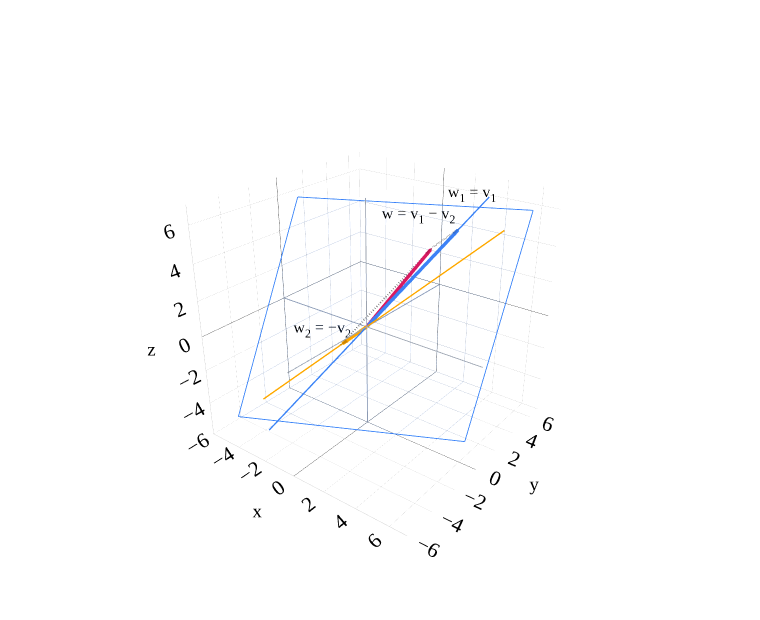

The code cell stored with this chart in its notebook:
### Markdown cell above
The reason that two vectors are enough to describe a plane is that we can take
linear combinations of them to fill out the entire plane.

Let $\ell_1$ be the line through $\vec v_1$, and let $\ell_2$ be the line
through $\vec v_2$.

Consider a vector $\vec w$ in the plane. Complete a parallelogram whose sides
are parallel to $\ell_1$ and $\ell_2$. We can then write

$$
\vec w=\vec w_1+\vec w_2,
$$

where $\vec w_1$ lies on $\ell_1$ and $\vec w_2$ lies on $\ell_2$.

This implies that

$$
\vec w_1=a\vec v_1
$$

for some scalar $a$, and

$$
\vec w_2=b\vec v_2
$$

for some scalar $b$.

Therefore,

$$
\boxed{\vec w=a\vec v_1+b\vec v_2}.
$$

We say that $\vec w$ is a linear combination of $\vec v_1$ and $\vec v_2$.

The following figure gives an exact example. Here

$$
\vec w_1=\vec v_1,
\qquad
\vec w_2=-\vec v_2,
$$

so

$$
\vec w=\vec v_1-\vec v_2
=
\begin{bmatrix}
2\\
3\\
4
\end{bmatrix}.
$$

### Code cell
fig=base3()
plane3(fig,(1,-2,1),opacity=0.15)
v1=np.array([3,4,5]); v2=np.array([1,1,1]); w=v1-v2
line3(fig,-1.1*v1,1.3*v1,BLUE,width=3)
line3(fig,-4*v2,5*v2,ORANGE,width=3)
line3(fig,v1,w,'gray',width=4,dash='dash'); line3(fig,-v2,w,'gray',width=4,dash='dash')
vec3(fig,v1,'w<sub>1</sub> = v<sub>1</sub>',BLUE,offset=(0.4,0.4,0.5))
vec3(fig,-v2,'w<sub>2</sub> = −v<sub>2</sub>',ORANGE,offset=(-0.8,-0.6,-0.5))
vec3(fig,w,'w = v<sub>1</sub> − v<sub>2</sub>',PINK,offset=(-0.5,-0.6,0.5))
fig.show()

### Figure 1 — Plotly figure (JSON) as saved in the notebook; plotly's stock layout.template omitted (floating-point values rounded to 4 significant figures)
{"data": [{"hoverinfo": "skip", "line": {"color": "#9ca3af", "dash": "solid", "width": 2}, "mode": "lines", "showlegend": false, "type": "scatter3d", "x": [-6.0, 7.0], "y": [-0.0, 0.0], "z": [-0.0, 0.0]}, {"hoverinfo": "skip", "line": {"color": "#9ca3af", "dash": "solid", "width": 2}, "mode": "lines", "showlegend": false, "type": "scatter3d", "x": [-0.0, 0.0], "y": [-6.0, 7.0], "z": [-0.0, 0.0]}, {"hoverinfo": "skip", "line": {"color": "#9ca3af", "dash": "solid", "width": 2}, "mode": "lines", "showlegend": false, "type": "scatter3d", "x": [-0.0, 0.0], "y": [-0.0, 0.0], "z": [-6.0, 7.0]}, {"colorscale": [[0, "#3d81f6"], [1, "#3d81f6"]], "hoverinfo": "skip", "opacity": 0.15, "showscale": false, "type": "surface", "x": [[-5.0, 6.0], [-5.0, 6.0]], "y": [[-5.0, 0.5], [0.5, 6.0]], "z": [[-5.0, -5.0], [6.0, 6.0]]}, {"hoverinfo": "skip", "line": {"color": "#3d81f6", "dash": "solid", "width": 2}, "mode": "lines", "showlegend": false, "type": "scatter3d", "x": [-5.0, 6.0], "y": [-5.0, 0.5], "z": [-5.0, -5.0]}, {"hoverinfo": "skip", "line": {"color": "#3d81f6", "dash": "solid", "width": 2}, "mode": "lines", "showlegend": false, "type": "scatter3d", "x": [6.0, 6.0], "y": [0.5, 6.0], "z": [-5.0, 6.0]}, {"hoverinfo": "skip", "line": {"color": "#3d81f6", "dash": "solid", "width": 2}, "mode": "lines", "showlegend": false, "type": "scatter3d", "x": [6.0, -5.0], "y": [6.0, 0.5], "z": [6.0, 6.0]}, {"hoverinfo": "skip", "line": {"color": "#3d81f6", "dash": "solid", "width": 2}, "mode": "lines", "showlegend": false, "type": "scatter3d", "x": [-5.0, -5.0], "y": [0.5, -5.0], "z": [6.0, -5.0]}, {"hoverinfo": "skip", "line": {"color": "#3d81f6", "dash": "solid", "width": 3}, "mode": "lines", "showlegend": false, "type": "scatter3d", "x": [-3.3, 3.9], "y": [-4.4, 5.2], "z": [-5.5, 6.5]}, {"hoverinfo": "skip", "line": {"color": "orange", "dash": "solid", "width": 3}, "mode": "lines", "showlegend": false, "type": "scatter3d", "x": [-4, 5], "y": [-4, 5], "z": [-4, 5]}, {"hoverinfo": "skip", "line": {"color": "gray", "dash": "dash", "width": 4}, "mode": "lines", "showlegend": false, "type": "scatter3d", "x": [3, 2], "y": [4, 3], "z": [5, 4]}, {"hoverinfo": "skip", "line": {"color": "gray", "dash": "dash", "width": 4}, "mode": "lines", "showlegend": false, "type": "scatter3d", "x": [-1, 2], "y": [-1, 3], "z": [-1, 4]}, {"hoverinfo": "skip", "line": {"color": "#3d81f6", "dash": "solid", "width": 7}, "mode": "lines", "showlegend": false, "type": "scatter3d", "x": [0.0, 2.936], "y": [0.0, 3.915], "z": [0.0, 4.894]}, {"anchor": "tip", "colorscale": [[0, "#3d81f6"], [1, "#3d81f6"]], "hoverinfo": "skip", "showscale": false, "sizemode": "absolute", "sizeref": 0.45, "type": "cone", "u": [0.4243], "v": [0.5657], "w": [0.7071], "x": [3.0], "y": [4.0], "z": [5.0]}, {"hoverinfo": "skip", "mode": "text", "text": ["w<sub>1</sub> = v<sub>1</sub>"], "textfont": {"color": "black", "size": 16}, "type": "scatter3d", "x": [3.4], "y": [4.4], "z": [5.5]}, {"hoverinfo": "skip", "line": {"color": "orange", "dash": "solid", "width": 7}, "mode": "lines", "showlegend": false, "type": "scatter3d", "x": [0.0, -0.9134], "y": [0.0, -0.9134], "z": [0.0, -0.9134]}, {"anchor": "tip", "colorscale": [[0, "orange"], [1, "orange"]], "hoverinfo": "skip", "showscale": false, "sizemode": "absolute", "sizeref": 0.45, "type": "cone", "u": [-0.5774], "v": [-0.5774], "w": [-0.5774], "x": [-1.0], "y": [-1.0], "z": [-1.0]}, {"hoverinfo": "skip", "mode": "text", "text": ["w<sub>2</sub> = −v<sub>2</sub>"], "textfont": {"color": "black", "size": 16}, "type": "scatter3d", "x": [-1.8], "y": [-1.6], "z": [-1.5]}, {"hoverinfo": "skip", "line": {"color": "#d81a60", "dash": "solid", "width": 7}, "mode": "lines", "showlegend": false, "type": "scatter3d", "x": [0.0, 1.944], "y": [0.0, 2.916], "z": [0.0, 3.889]}, {"anchor": "tip", "colorscale": [[0, "#d81a60"], [1, "#d81a60"]], "hoverinfo": "skip", "showscale": false, "sizemode": "absolute", "sizeref": 0.45, "type": "cone", "u": [0.3714], "v": [0.5571], "w": [0.7428], "x": [2.0], "y": [3.0], "z": [4.0]}, {"hoverinfo": "skip", "mode": "text", "text": ["w = v<sub>1</sub> − v<sub>2</sub>"], "textfont": {"color": "black", "size": 16}, "type": "scatter3d", "x": [1.5], "y": [2.4], "z": [4.5]}], "layout": {"colorway": ["#3d81f6", "orange", "#d81a60"], "font": {"color": "black", "family": "Palatino", "size": 16}, "height": 620, "margin": {"b": 0, "l": 0, "r": 0, "t": 15}, "paper_bgcolor": "white", "plot_bgcolor": "white", "scene": {"aspectmode": "cube", "camera": {"eye": {"x": 1.6, "y": -2.1, "z": 1.3}}, "xaxis": {"dtick": 2, "range": [-6, 7], "showbackground": true, "showspikes": false, "title": {"text": "x"}}, "yaxis": {"dtick": 2, "range": [-6, 7], "showbackground": true, "showspikes": false, "title": {"text": "y"}}, "zaxis": {"dtick": 2, "range": [-6, 7], "showbackground": true, "showspikes": false, "title": {"text": "z"}}}, "showlegend": false, "width": 760, "xaxis": {"gridcolor": "#e5e7eb", "zerolinecolor": "#9ca3af"}, "yaxis": {"gridcolor": "#e5e7eb", "zerolinecolor": "#9ca3af"}}}
